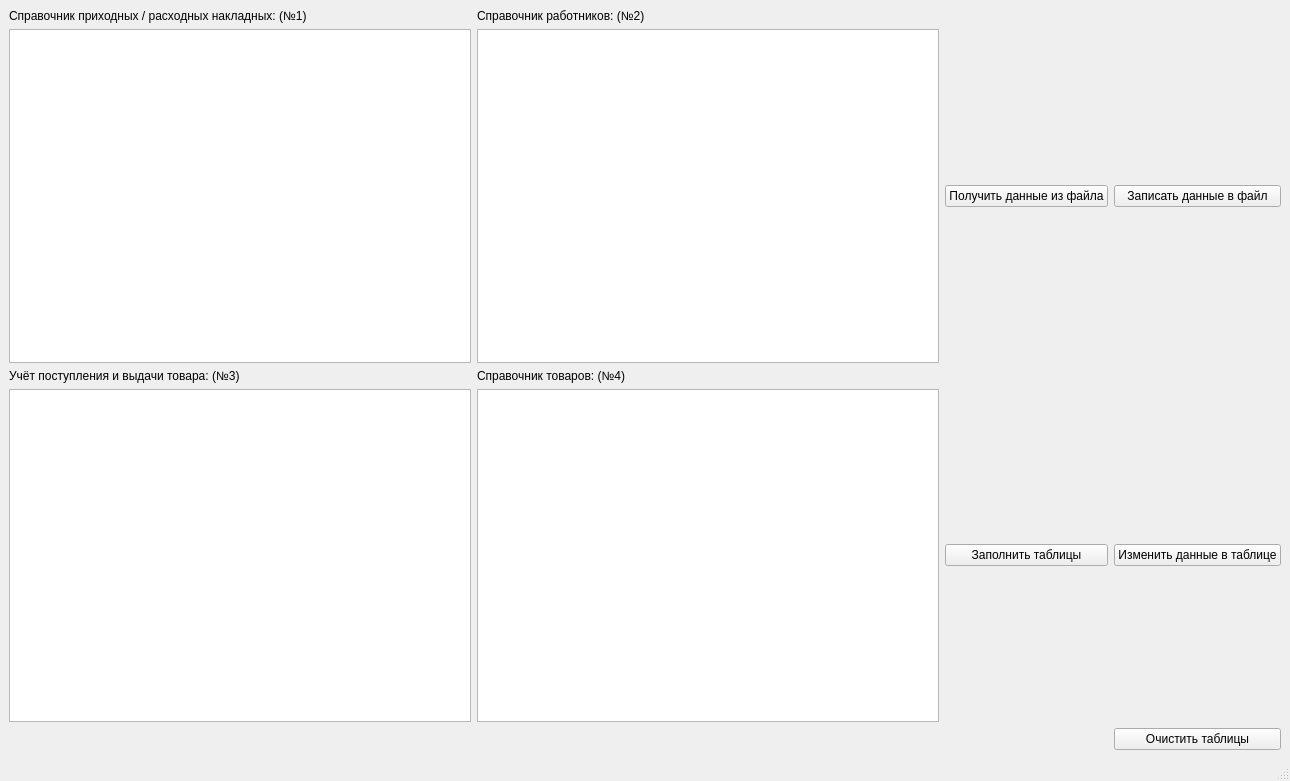
<?xml version="1.0" encoding="UTF-8"?>
<ui version="4.0">
 <class>MainWindow</class>
 <widget class="QMainWindow" name="MainWindow">
  <property name="geometry">
   <rect>
    <x>0</x>
    <y>0</y>
    <width>1290</width>
    <height>781</height>
   </rect>
  </property>
  <property name="windowTitle">
   <string>MainWindow</string>
  </property>
  <widget class="QWidget" name="centralwidget">
   <layout class="QGridLayout" name="gridLayout">
    <item row="8" column="1">
     <widget class="QTableWidget" name="EmployeeReferences"/>
    </item>
    <item row="12" column="3">
     <widget class="QPushButton" name="add_all_data_in_tables">
      <property name="text">
       <string>Заполнить таблицы</string>
      </property>
     </widget>
    </item>
    <item row="0" column="1">
     <widget class="QLabel" name="label_2">
      <property name="text">
       <string>Справочник работников: (№2)</string>
      </property>
     </widget>
    </item>
    <item row="8" column="0">
     <widget class="QTableWidget" name="InvoiceReferences"/>
    </item>
    <item row="12" column="4">
     <widget class="QPushButton" name="change_data_in_table">
      <property name="text">
       <string>Изменить данные в таблице</string>
      </property>
     </widget>
    </item>
    <item row="12" column="1">
     <widget class="QTableWidget" name="ProductReferences"/>
    </item>
    <item row="13" column="4">
     <widget class="QPushButton" name="delete_all_data_from_tables">
      <property name="text">
       <string>Очистить таблицы</string>
      </property>
     </widget>
    </item>
    <item row="12" column="0">
     <widget class="QTableWidget" name="AccoutingForTheReceiptAndDeliveryOfGoods"/>
    </item>
    <item row="0" column="0">
     <widget class="QLabel" name="label">
      <property name="text">
       <string>Справочник приходных / расходных накладных: (№1)</string>
      </property>
     </widget>
    </item>
    <item row="11" column="0">
     <widget class="QLabel" name="label_3">
      <property name="text">
       <string>Учёт поступления и выдачи товара: (№3)</string>
      </property>
     </widget>
    </item>
    <item row="11" column="1">
     <widget class="QLabel" name="label_4">
      <property name="text">
       <string>Справочник товаров: (№4)</string>
      </property>
     </widget>
    </item>
    <item row="8" column="4">
     <widget class="QPushButton" name="write_data_in_file">
      <property name="text">
       <string>Записать данные в файл</string>
      </property>
     </widget>
    </item>
    <item row="8" column="3">
     <widget class="QPushButton" name="read_data_from_file">
      <property name="text">
       <string>Получить данные из файла</string>
      </property>
     </widget>
    </item>
   </layout>
  </widget>
  <widget class="QMenuBar" name="menubar">
   <property name="geometry">
    <rect>
     <x>0</x>
     <y>0</y>
     <width>1290</width>
     <height>26</height>
    </rect>
   </property>
  </widget>
  <widget class="QStatusBar" name="statusbar"/>
 </widget>
 <resources/>
 <connections/>
</ui>
